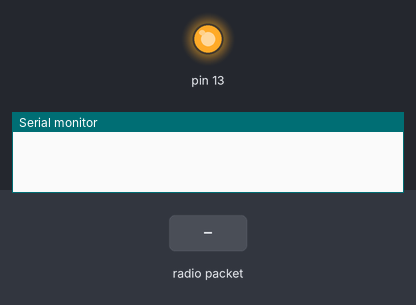
Simulated run of this sketch. Board: Arduino Uno, built with avr-gcc and run on an emulated ATmega328P. Parts: output pins drawn as LEDs (lit = HIGH), the last lines printed to the serial monitor. Inputs (shaded band) come from the test bench. No radio packets arrive unless stated; pins used as bus, display or sensor lines are not drawn.

Above: at 1.2 s.
1.3 s: radio packet "5" arrives
At 1.7 s:
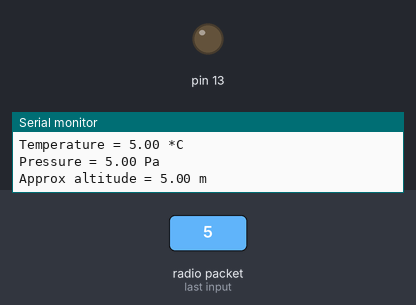
Timing chart, 0 to 4.3 s (numbered marks = the images above; inputs shaded):
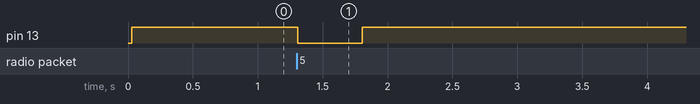

The sketch:

featherM0_Reciever.ino
```cpp
#include <SPI.h>
#include <RH_RF95.h>

#define RFM95_CS 8
#define RFM95_RST 4
#define RFM95_INT 3
#define RF95_FREQ 868.0
#define DEBUG 0

RH_RF95 rf95(RFM95_CS, RFM95_INT);

void setup() {
  Serial.begin(9600);
#ifdef DEBUG
  while ( !Serial ) delay(100);
#endif

  pinMode(RFM95_RST, OUTPUT);
  digitalWrite(RFM95_RST, HIGH);
  delay(10);
  digitalWrite(RFM95_RST, LOW);
  delay(10);
  digitalWrite(RFM95_RST, HIGH);
  delay(10);

  if (!rf95.init()) {
    Serial.println(F("LoRa init failed"));
    while (1) delay(10);
  }
  if (!rf95.setFrequency(RF95_FREQ)) {
    Serial.println(F("setFrequency failed"));
    while (1) delay(10);
  }
  rf95.setTxPower(13, false);
  pinMode(13, OUTPUT);
}

void loop() {
  digitalWrite(13, HIGH);
  if (rf95.available()) {
    uint8_t buf[RH_RF95_MAX_MESSAGE_LEN];
    uint8_t len = sizeof(buf);

    if (rf95.recv(buf, &len)) {
      String line = String((char *)buf);
      int c1 = line.indexOf(',');
      int c2 = line.indexOf(',', c1 + 1);
      float temp = line.substring(0, c1).toFloat();
      float pres = line.substring(c1 + 1, c2).toFloat();
      float alt = line.substring(c2 + 1).toFloat();

      Serial.print("Temperature = "); Serial.print(temp); Serial.println(" *C");
      Serial.print("Pressure = "); Serial.print(pres); Serial.println(" Pa");
      Serial.print("Approx altitude = "); Serial.print(alt); Serial.println(" m");
      Serial.println();
    }
  digitalWrite(13, LOW);
  delay(500);
  }
}
```

Measured:
- after the input at 1.3 s, pin 13: HIGH → LOW at once, → HIGH 0.50 s later
